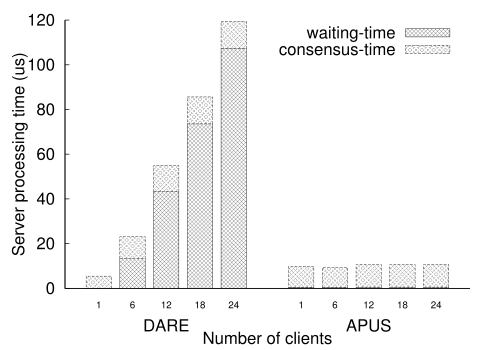

The script that drew this image:
set terminal postscript eps enhanced "NimbusSanL-Regu, 24" fontfile "/usr/share/texlive/texmf-dist/fonts/type1/urw/helvetic/uhvr8a.pfb"

set border 3

set style data histogram
set style histogram rowstack gap 1

set xtics nomirror
set ytics nomirror

set ylabel "Server processing time (us)" offset 2.2,0
set xtics font ",14"
#set xrange[-0.75:14]
set yrange [0:120]

set xlabel "Number of clients" offset 0,-0.5

set style fill solid border -1
set boxwidth 0.75


set key autotitle columnheader
#set key outside below center
#set key left top

plot newhistogram "DARE" lt 1, \
'throughput-compare2.dat' u 2:xtic(1) fs pattern 2, '' u 3 fs pattern 2, \
newhistogram "APUS" lt 1, \
'throughput-compare2.dat' u 4:xtic(1) fs pattern 2 notitle, '' u 5 fs pattern 2 notitle

#plot newhistogram "1" lt 1, \
#'throughput-compare2.dat' u 2:xtic(1) fs pattern 2, '' u 3 fs pattern 2,  \
#newhistogram "6" lt 1, \
#'throughput-compare2.dat' u 4:xtic(1) fs pattern 2 notitle, '' u 5 fs pattern 2 notitle, \
#newhistogram "12" lt 1, \
#'throughput-compare.dat' u 6:xtic(1) fs pattern 2 notitle, '' u 7 fs pattern 2 notitle, \
#newhistogram "18" lt 1, \
#'throughput-compare.dat' u 8:xtic(1) fs pattern 2 notitle, '' u 9 fs pattern 2 notitle, \
#newhistogram "24" lt 1, \
#'throughput-compare.dat' u 10:xtic(1) fs pattern 2 notitle, '' u 11 fs pattern 2 notitle, \
